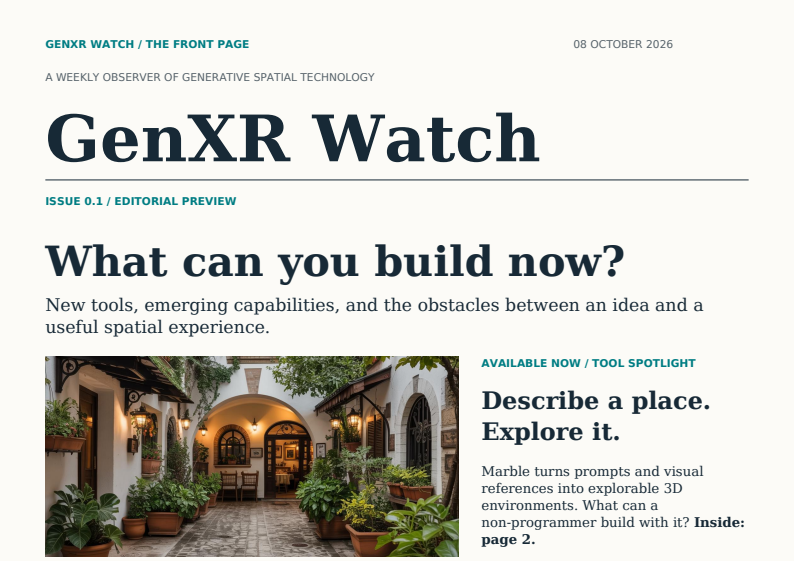
#> input picture imgs/genxr/issue-01-editorial.png, 794 x 561 px; its folder holds 4 pictures in this run
$ python crop_genxr_thumbs.py
#> lines starting #> are read from the running program, lines starting #| are printed output that depends on the picture
from PIL import Image
import glob, os

src_dir = "C:/Users/jolan/projects/jolanda/imgs/genxr"
for f in sorted(glob.glob(os.path.join(src_dir, "*.png"))):
    im = Image.open(f)
#> im is the input picture: PIL image 794x561 RGB; mean R, G, B 208.6, 207.4, 201.3
    w, h = im.size
#> w = 794; h = 561
    # keep the top half of the cover (masthead/headline area)
    crop_h = h // 2
#> crop_h = 280
    top = im.crop((0, 0, w, crop_h))
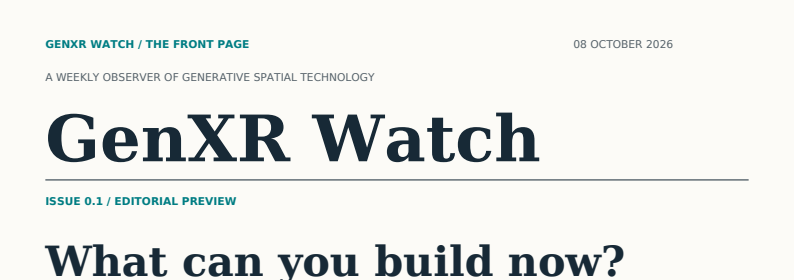
#> top: PIL image 794x280 RGB; mean R, G, B 232.6, 233.9, 231.3
    top.save(f)
    print(os.path.basename(f), "original", im.size, "-> cropped", top.size)
#| issue-01-editorial.png original (794, 561) -> cropped (794, 280)
#> pass 2 of the loop `for f in sorted(glob.glob(os.path.join(src_dir, "*.png"))):`:
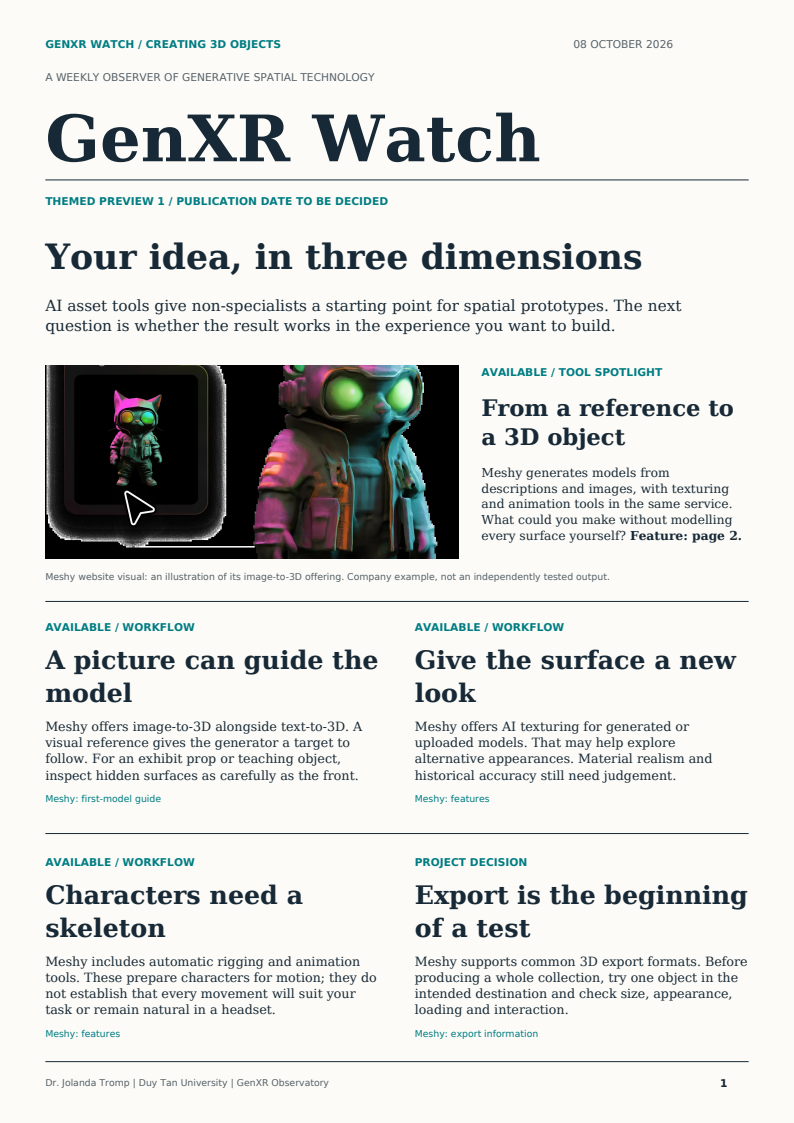
#> input picture imgs/genxr/theme-01-3d.png, 794 x 1123 px
#> im is the input picture: PIL image 794x1123 RGB; mean R, G, B 217.8, 218.8, 216.1
#> `top = im.crop((0, 0, w, crop_h))`:
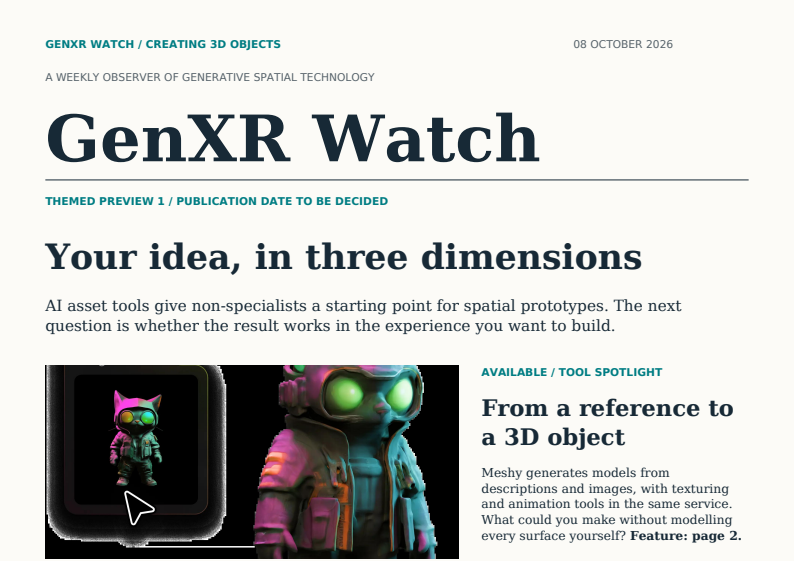
#> top: PIL image 794x561 RGB; mean R, G, B 198.8, 199.8, 197.4
#| theme-01-3d.png original (794, 1123) -> cropped (794, 561)
#> pass 3 of the loop `for f in sorted(glob.glob(os.path.join(src_dir, "*.png"))):`:
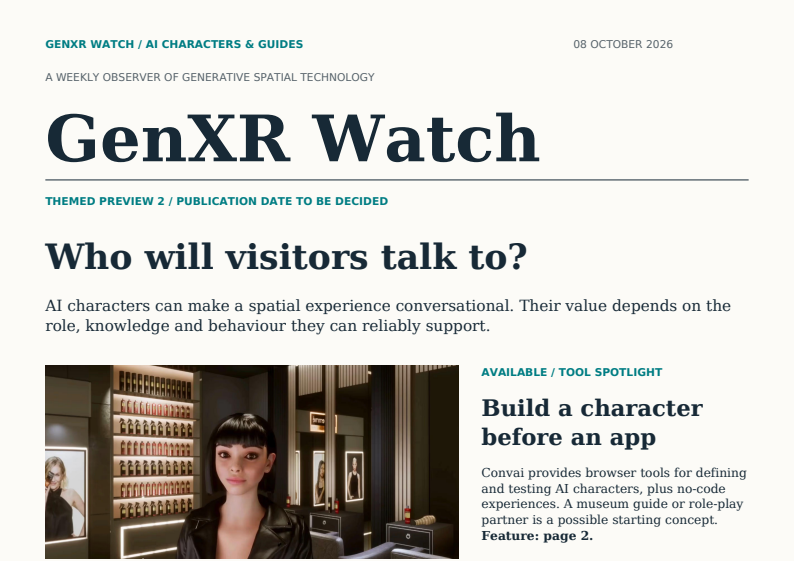
#> input picture imgs/genxr/theme-02-ai.png, 794 x 561 px
#> im is the input picture: PIL image 794x561 RGB; mean R, G, B 208.2, 206.3, 201.4
#> `top = im.crop((0, 0, w, crop_h))`:
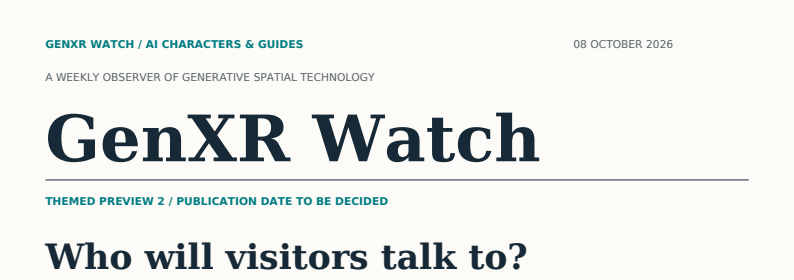
#> top: PIL image 794x280 RGB; mean R, G, B 233.6, 235.2, 232.5
#| theme-02-ai.png original (794, 561) -> cropped (794, 280)
#> the loop made 4 passes; the first 3 are shown
